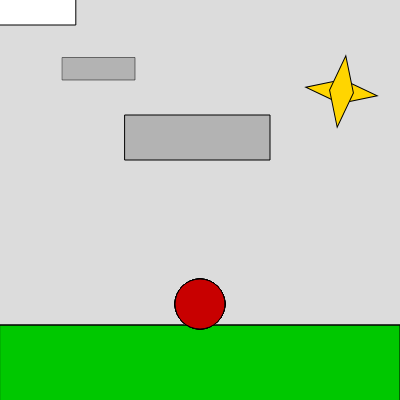
Frame 1 (no input)
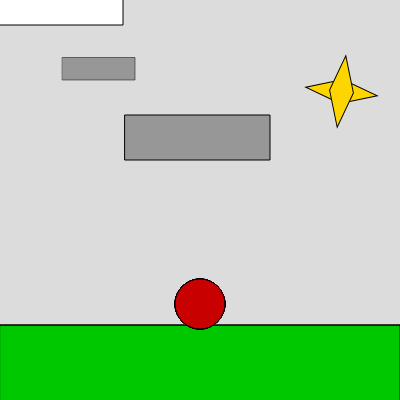
Frame 60 (no input)
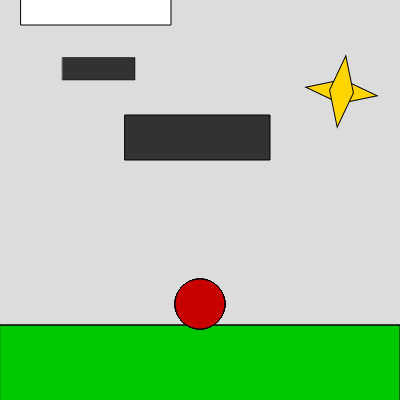
Frame 120 (the mouse pressed at the canvas centre since frame 60)

The p5.js sketch that drew these frames (run headless with seeded random() and noise() and a simulated clock; from frame 60 on, the mouse is pressed at the canvas centre):

// p5.js sketch
// ── sketch.js
var posX=200;
var posY = 324;
var ballDiameter = 40;
var velocityY=0.0;
var gravity = 1.5; 
var onGround = false; 
var jumpSize = -20; 
var c;
let x = 0;
let y = 0;
let dim = 150.0;

function setup() {
  createCanvas(400, 400);
}

function draw() {
  background(220);
  colorize();
  
  function colorize(){ //The code is making the bar above the ball randomize in color between black, white, and grey
  c= round(random(250));
  } 
  push();
  fill(0,200,0);
  rect(0,325,400,400);
  pop();
  
  push();
  fill(c); 
  rect(125,115,145,45);
  scale(0.5);
  rect(125,115,145,45);
  pop();
  
  push();
  colorMode(HSB);
  rotate(0.12);
  fill(50,100,100);
  quad(350,62,314,50,350,38,386,50);
  quad(350,14,362,50,350,86,338,50);
  pop();
  
   line(0,325, width, 325); 
  update();
  print (velocityY + "and onground is" + onGround);
  
  x = x + 0.8;
  if (x > 400 + dim) {
    x = -dim;
}
  translate(x, 50 / 2 - dim / 2); //creates a rectangle, cloud, that slowly moves across the screen
  fill(255);
  rect(-dim / 2, -dim / 2, dim, dim);

}


function update(){
  
  velocityY = gravity + velocityY;
  posY= velocityY + posY;
  
  if (posY +(ballDiameter/2) >= (324)){ //the placement of the ball on screen
    posY= (324)- (ballDiameter/2);
    onGround = true;
  } else {
    onGround = false;
  }

  for (let x=1; x<10; x++){
    fill(200,0,0);
    circle(posX,posY,50);
   }
}

function mousePressed(){ //when the mouse is pressed, the ball bounches upward, only if the ball is on the ground first
  if (onGround){
    jump();
  }
}

function jump(){
  velocityY = jumpSize;


}
